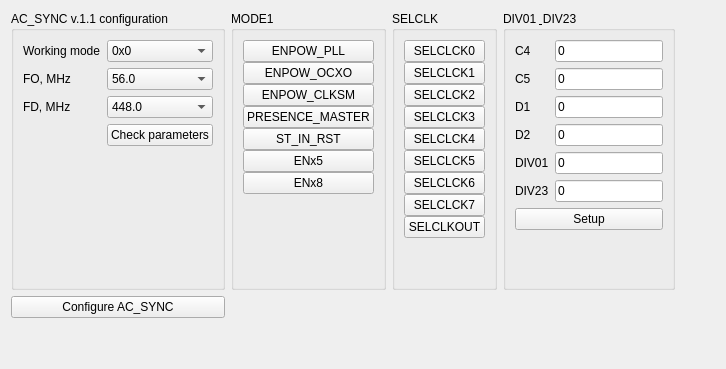
      <widget class="QWidget" name="tab_4">
       <attribute name="title">
        <string>AC-SYNC v1.1</string>
       </attribute>
       <layout class="QGridLayout" name="gridLayout_25">
        <item row="0" column="4">
         <spacer name="horizontalSpacer_4">
          <property name="orientation">
           <enum>Qt::Horizontal</enum>
          </property>
          <property name="sizeHint" stdset="0">
           <size>
            <width>40</width>
            <height>20</height>
           </size>
          </property>
         </spacer>
        </item>
        <item row="1" column="0">
         <widget class="QPushButton" name="pbSyncv11Configure">
          <property name="text">
           <string>Configure AC_SYNC</string>
          </property>
         </widget>
        </item>
        <item row="0" column="3">
         <widget class="QGroupBox" name="groupBox_13">
          <property name="title">
           <string>DIV01 &amp; DIV23</string>
          </property>
          <layout class="QGridLayout" name="gridLayout_24">
           <item row="0" column="0">
            <layout class="QGridLayout" name="gridLayout_23">
             <item row="0" column="0">
              <widget class="QLabel" name="label_27">
               <property name="text">
                <string>C4</string>
               </property>
              </widget>
             </item>
             <item row="2" column="0">
              <widget class="QLabel" name="label_31">
               <property name="text">
                <string>D1</string>
               </property>
              </widget>
             </item>
             <item row="1" column="0">
              <widget class="QLabel" name="label_30">
               <property name="text">
                <string>C5</string>
               </property>
              </widget>
             </item>
             <item row="3" column="0">
              <widget class="QLabel" name="label_32">
               <property name="text">
                <string>D2</string>
               </property>
              </widget>
             </item>
             <item row="4" column="0">
              <widget class="QLabel" name="label_33">
               <property name="text">
                <string>DIV01</string>
               </property>
              </widget>
             </item>
             <item row="5" column="0">
              <widget class="QLabel" name="label_34">
               <property name="text">
                <string>DIV23</string>
               </property>
              </widget>
             </item>
             <item row="0" column="1">
              <widget class="QLineEdit" name="leSyncv11C4">
               <property name="text">
                <string>0</string>
               </property>
              </widget>
             </item>
             <item row="1" column="1">
              <widget class="QLineEdit" name="leSyncv11C5">
               <property name="text">
                <string>0</string>
               </property>
              </widget>
             </item>
             <item row="2" column="1">
              <widget class="QLineEdit" name="leSyncv11D1">
               <property name="text">
                <string>0</string>
               </property>
              </widget>
             </item>
             <item row="3" column="1">
              <widget class="QLineEdit" name="leSyncv11D2">
               <property name="text">
                <string>0</string>
               </property>
              </widget>
             </item>
             <item row="4" column="1">
              <widget class="QLineEdit" name="leSyncv11DIV01">
               <property name="text">
                <string>0</string>
               </property>
              </widget>
             </item>
             <item row="5" column="1">
              <widget class="QLineEdit" name="leSyncv11DIV23">
               <property name="text">
                <string>0</string>
               </property>
              </widget>
             </item>
            </layout>
           </item>
           <item row="1" column="0">
            <widget class="QPushButton" name="pbSyncv11SetupCxDx">
             <property name="text">
              <string>Setup</string>
             </property>
            </widget>
           </item>
           <item row="2" column="0">
            <spacer name="verticalSpacer_5">
             <property name="orientation">
              <enum>Qt::Vertical</enum>
             </property>
             <property name="sizeHint" stdset="0">
              <size>
               <width>20</width>
               <height>40</height>
              </size>
             </property>
            </spacer>
           </item>
          </layout>
         </widget>
        </item>
        <item row="0" column="1">
         <widget class="QGroupBox" name="groupBox_11">
          <property name="title">
           <string>MODE1</string>
          </property>
          <layout class="QGridLayout" name="gridLayout_20">
           <item row="0" column="0">
            <layout class="QVBoxLayout" name="verticalLayout_3">
             <property name="spacing">
              <number>0</number>
             </property>
             <item>
              <widget class="QPushButton" name="pbSyncv11Powpll">
               <property name="text">
                <string>ENPOW_PLL</string>
               </property>
               <property name="checkable">
                <bool>true</bool>
               </property>
              </widget>
             </item>
             <item>
              <widget class="QPushButton" name="pbSyncv11Powocxo">
               <property name="text">
                <string>ENPOW_OCXO</string>
               </property>
               <property name="checkable">
                <bool>true</bool>
               </property>
              </widget>
             </item>
             <item>
              <widget class="QPushButton" name="pbSyncv11Powclksm">
               <property name="text">
                <string>ENPOW_CLKSM</string>
               </property>
               <property name="checkable">
                <bool>true</bool>
               </property>
              </widget>
             </item>
             <item>
              <widget class="QPushButton" name="pbSyncv11Master">
               <property name="text">
                <string>PRESENCE_MASTER</string>
               </property>
               <property name="checkable">
                <bool>true</bool>
               </property>
              </widget>
             </item>
             <item>
              <widget class="QPushButton" name="pbSyncv11Rst">
               <property name="text">
                <string>ST_IN_RST</string>
               </property>
               <property name="checkable">
                <bool>true</bool>
               </property>
              </widget>
             </item>
             <item>
              <widget class="QPushButton" name="pbSyncv11ENx5">
               <property name="text">
                <string>ENx5</string>
               </property>
               <property name="checkable">
                <bool>true</bool>
               </property>
              </widget>
             </item>
             <item>
              <widget class="QPushButton" name="pbSyncv11ENx8">
               <property name="text">
                <string>ENx8</string>
               </property>
               <property name="checkable">
                <bool>true</bool>
               </property>
              </widget>
             </item>
            </layout>
           </item>
           <item row="1" column="0">
            <spacer name="verticalSpacer_3">
             <property name="orientation">
              <enum>Qt::Vertical</enum>
             </property>
             <property name="sizeHint" stdset="0">
              <size>
               <width>20</width>
               <height>40</height>
              </size>
             </property>
            </spacer>
           </item>
          </layout>
         </widget>
        </item>
        <item row="0" column="2">
         <widget class="QGroupBox" name="groupBox_10">
          <property name="title">
           <string>SELCLK</string>
          </property>
          <layout class="QGridLayout" name="gridLayout_17">
           <item row="0" column="0">
            <layout class="QVBoxLayout" name="verticalLayout_2">
             <property name="spacing">
              <number>0</number>
             </property>
             <item>
              <widget class="QPushButton" name="pbSyncv11Sel0">
               <property name="text">
                <string>SELCLCK0</string>
               </property>
               <property name="checkable">
                <bool>true</bool>
               </property>
              </widget>
             </item>
             <item>
              <widget class="QPushButton" name="pbSyncv11Sel1">
               <property name="text">
                <string>SELCLCK1</string>
               </property>
               <property name="checkable">
                <bool>true</bool>
               </property>
              </widget>
             </item>
             <item>
              <widget class="QPushButton" name="pbSyncv11Sel2">
               <property name="text">
                <string>SELCLCK2</string>
               </property>
               <property name="checkable">
                <bool>true</bool>
               </property>
              </widget>
             </item>
             <item>
              <widget class="QPushButton" name="pbSyncv11Sel3">
               <property name="text">
                <string>SELCLCK3</string>
               </property>
               <property name="checkable">
                <bool>true</bool>
               </property>
              </widget>
             </item>
             <item>
              <widget class="QPushButton" name="pbSyncv11Sel4">
               <property name="text">
                <string>SELCLCK4</string>
               </property>
               <property name="checkable">
                <bool>true</bool>
               </property>
              </widget>
             </item>
             <item>
              <widget class="QPushButton" name="pbSyncv11Sel5">
               <property name="text">
                <string>SELCLCK5</string>
               </property>
               <property name="checkable">
                <bool>true</bool>
               </property>
              </widget>
             </item>
             <item>
              <widget class="QPushButton" name="pbSyncv11Sel6">
               <property name="text">
                <string>SELCLCK6</string>
               </property>
               <property name="checkable">
                <bool>true</bool>
               </property>
              </widget>
             </item>
             <item>
              <widget class="QPushButton" name="pbSyncv11Sel7">
               <property name="text">
                <string>SELCLCK7</string>
               </property>
               <property name="checkable">
                <bool>true</bool>
               </property>
              </widget>
             </item>
             <item>
              <widget class="QPushButton" name="pbSyncv11SelOut">
               <property name="text">
                <string>SELCLKOUT</string>
               </property>
               <property name="checkable">
                <bool>true</bool>
               </property>
              </widget>
             </item>
            </layout>
           </item>
           <item row="1" column="0">
            <spacer name="verticalSpacer_4">
             <property name="orientation">
              <enum>Qt::Vertical</enum>
             </property>
             <property name="sizeHint" stdset="0">
              <size>
               <width>20</width>
               <height>40</height>
              </size>
             </property>
            </spacer>
           </item>
          </layout>
         </widget>
        </item>
        <item row="2" column="0">
         <spacer name="verticalSpacer">
          <property name="orientation">
           <enum>Qt::Vertical</enum>
          </property>
          <property name="sizeHint" stdset="0">
           <size>
            <width>20</width>
            <height>40</height>
           </size>
          </property>
         </spacer>
        </item>
        <item row="0" column="0">
         <widget class="QGroupBox" name="groupBox_12">
          <property name="maximumSize">
           <size>
            <width>16777215</width>
            <height>324</height>
           </size>
          </property>
          <property name="title">
           <string>AC_SYNC v.1.1 configuration</string>
          </property>
          <layout class="QGridLayout" name="gridLayout_21">
           <item row="0" column="0">
            <layout class="QGridLayout" name="gridLayout_22">
             <item row="0" column="1">
              <widget class="QComboBox" name="cbSyncv11Mode">
               <property name="currentIndex">
                <number>0</number>
               </property>
               <item>
                <property name="text">
                 <string>0x0</string>
                </property>
               </item>
               <item>
                <property name="text">
                 <string>0x1</string>
                </property>
               </item>
               <item>
                <property name="text">
                 <string>0x2</string>
                </property>
               </item>
              </widget>
             </item>
             <item row="2" column="0">
              <widget class="QLabel" name="label_26">
               <property name="text">
                <string>FD, MHz</string>
               </property>
              </widget>
             </item>
             <item row="0" column="0">
              <widget class="QLabel" name="label_28">
               <property name="text">
                <string>Working mode</string>
               </property>
              </widget>
             </item>
             <item row="1" column="0">
              <widget class="QLabel" name="label_29">
               <property name="text">
                <string>FO, MHz</string>
               </property>
              </widget>
             </item>
             <item row="1" column="1">
              <widget class="QComboBox" name="cbSyncv11FO">
               <property name="currentIndex">
                <number>1</number>
               </property>
               <item>
                <property name="text">
                 <string>10.0</string>
                </property>
               </item>
               <item>
                <property name="text">
                 <string>56.0</string>
                </property>
               </item>
               <item>
                <property name="text">
                 <string>120.0</string>
                </property>
               </item>
               <item>
                <property name="text">
                 <string>400.0</string>
                </property>
               </item>
               <item>
                <property name="text">
                 <string>448.0</string>
                </property>
               </item>
               <item>
                <property name="text">
                 <string>480.0</string>
                </property>
               </item>
              </widget>
             </item>
             <item row="2" column="1">
              <widget class="QComboBox" name="cbSyncv11FD">
               <property name="currentIndex">
                <number>1</number>
               </property>
               <item>
                <property name="text">
                 <string>400.0</string>
                </property>
               </item>
               <item>
                <property name="text">
                 <string>448.0</string>
                </property>
               </item>
               <item>
                <property name="text">
                 <string>488.72</string>
                </property>
               </item>
               <item>
                <property name="text">
                 <string>480</string>
                </property>
               </item>
              </widget>
             </item>
             <item row="3" column="1">
              <widget class="QPushButton" name="pbSyncv11CheckParams">
               <property name="text">
                <string>Check parameters</string>
               </property>
              </widget>
             </item>
            </layout>
           </item>
           <item row="1" column="0">
            <spacer name="verticalSpacer_2">
             <property name="orientation">
              <enum>Qt::Vertical</enum>
             </property>
             <property name="sizeHint" stdset="0">
              <size>
               <width>20</width>
               <height>40</height>
              </size>
             </property>
            </spacer>
           </item>
          </layout>
         </widget>
        </item>
       </layout>
      </widget>
